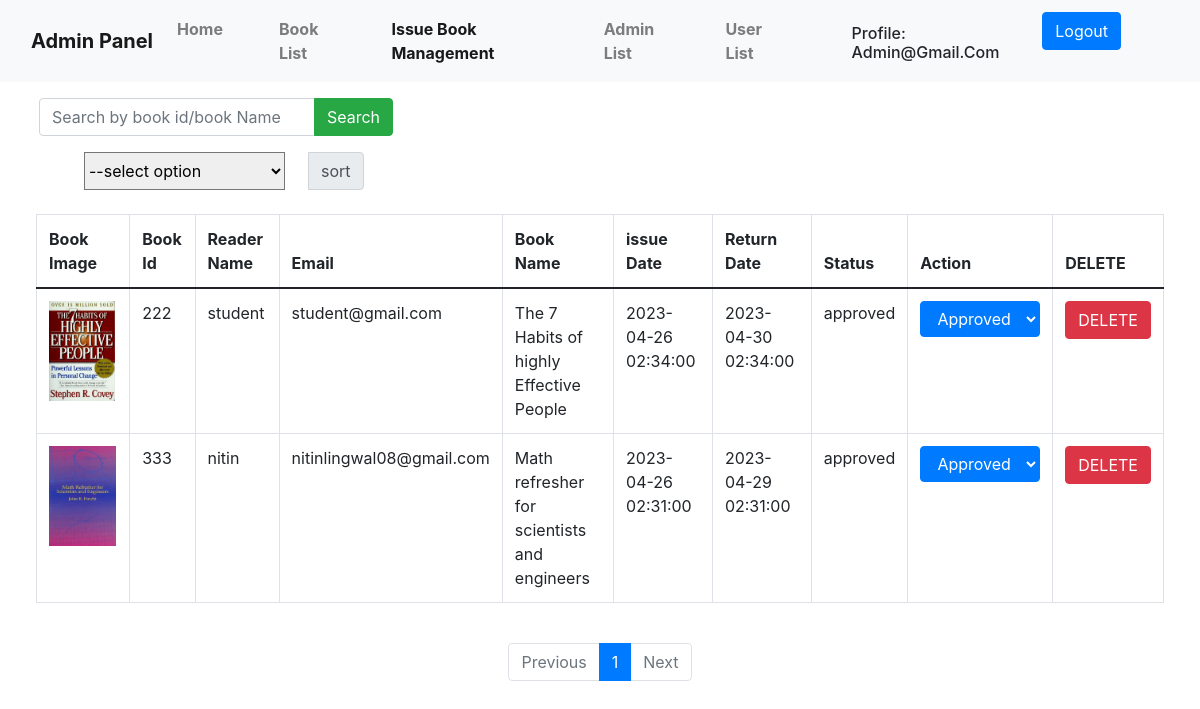
Screenshot of /book_library/view/issuebook.view.php (signed in) with the database file from the repository.
### tables this page shows
CREATE TABLE `user_registration` (
  `id` bigint(20) NOT NULL,
  `user_fname` varchar(100) NOT NULL,
  `user_lname` varchar(100) NOT NULL,
  `user_email` varchar(100) NOT NULL,
  `user_password` varchar(100) NOT NULL,
  `user_role` varchar(50) NOT NULL,
  `email_token` varchar(255) NOT NULL,
  `status` varchar(255) NOT NULL,
  `registration_time` datetime NOT NULL DEFAULT current_timestamp()
);

CREATE TABLE `issue_book` (
  `id` int(11) NOT NULL,
  `book_id` int(11) NOT NULL,
  `user_name` varchar(100) NOT NULL,
  `user_email` varchar(100) NOT NULL,
  `book_name` varchar(255) NOT NULL,
  `issue_date` timestamp NOT NULL DEFAULT current_timestamp(),
  `return_date` timestamp NOT NULL DEFAULT current_timestamp(),
  `status` varchar(255) NOT NULL,
  `copies_available` int(50) NOT NULL DEFAULT 1
);

CREATE TABLE `create_book` (
  `id` bigint(20) NOT NULL,
  `book_id` bigint(20) NOT NULL,
  `author_name` varchar(255) NOT NULL,
  `book_name` varchar(255) NOT NULL,
  `book_description` text NOT NULL,
  `img_url` varchar(255) NOT NULL,
  `copies_available` varchar(50) NOT NULL DEFAULT '1',
  `created_at` timestamp NOT NULL DEFAULT current_timestamp(),
  `read_status` varchar(50) NOT NULL
);

### book_library/controller/issuebook.con.php (the view, shortened to what this page needs)
<?php
include "../conn/connection.php";
$search = isset($_GET['search']) ? $_GET['search'] : '';
$sql = "SELECT issue_book.book_id, issue_book.user_name, issue_book.user_email, issue_book.book_name, issue_book.issue_date, issue_book.return_date, issue_book.status, create_book.copies_available, create_book.img_url
        FROM issue_book
        JOIN create_book
        ON issue_book.book_id = create_book.book_id
        WHERE issue_book.book_name LIKE '%$search%' OR issue_book.book_id LIKE '%$search%' OR issue_book.user_name LIKE '%$search%'";
$records_per_page = 6;
$current_page = isset($_GET['page']) ? $_GET['page'] : 1;
$offset = ($current_page - 1) * $records_per_page;
$query = $sql . " LIMIT $offset, $records_per_page";
$query_run = mysqli_query($con, $query);
if (mysqli_num_rows($query_run) > 0) {
    foreach ($query_run as $row) {
?>
        <tr>
            <td><img src="<?= $row['img_url'] ?>" height="100px"></td>
            <td><?php echo $row['book_id']; ?></td>
            <td><?php echo $row['user_name']; ?></td>
            <td><?php echo $row['user_email']; ?></td>
            <td><?php echo $row['book_name']; ?></td>
            <td><?php echo $row['issue_date']; ?></td>
            <td><?php echo $row['return_date']; ?></td>
            <td><?php echo $row['status']; ?></td>
            <td>
                <form action="../controller/bookrequest.con.php" method="POST">
                    <select name="status" class="btn btn-primary" onchange="this.form.submit()">
                        <?php
                        $status = $row['status'];
                        if ($status == 'approved') {
                            echo '<option value="approved" selected>Approved</option>';
                        }
                        ?>
                    </select>
                </form>
            </td>
            <td><button type="button" class="btn btn-danger deletebtn" data-id="<?php echo $row['book_id']; ?>">DELETE</button></td>
        </tr>
<?php
    }
}
?>

### book_library/controller/profile.con.php
<?php
    include "../conn/connection.php";
    $user_email = $_SESSION['user_email'];
    $stmt = mysqli_prepare($con, "SELECT * FROM user_registration WHERE user_email = ?");
    mysqli_stmt_bind_param($stmt, "s", $user_email);
    mysqli_stmt_execute($stmt);
    $result = mysqli_stmt_get_result($stmt);
    $user = mysqli_fetch_assoc($result);
    if ($user) {
        echo "<h6 class='card-title text-capitalize mt-2'>Profile: " . htmlspecialchars($user['user_email']) . "</h6>";
    } else {
        echo "User not found.";
    }
?>

### rows the page displays
user_registration: user_email "Admin@gmail.com"
issue_book: create_book.img_url (picture), book "222", user_name "student", user_email "student@gmail.com", book_name "The 7 Habits of highly Effective People", issue_date "2023-04-26 02:34:00", return_date "2023-04-30 02:34:00", status "approved", status "Approved"
issue_book: create_book.img_url (picture), book "333", user_name "nitin", user_email "nitinlingwal08@gmail.com", book_name "Math refresher for scientists and engineers", issue_date "2023-04-26 02:31:00", return_date "2023-04-29 02:31:00", status "approved", status "Approved"
